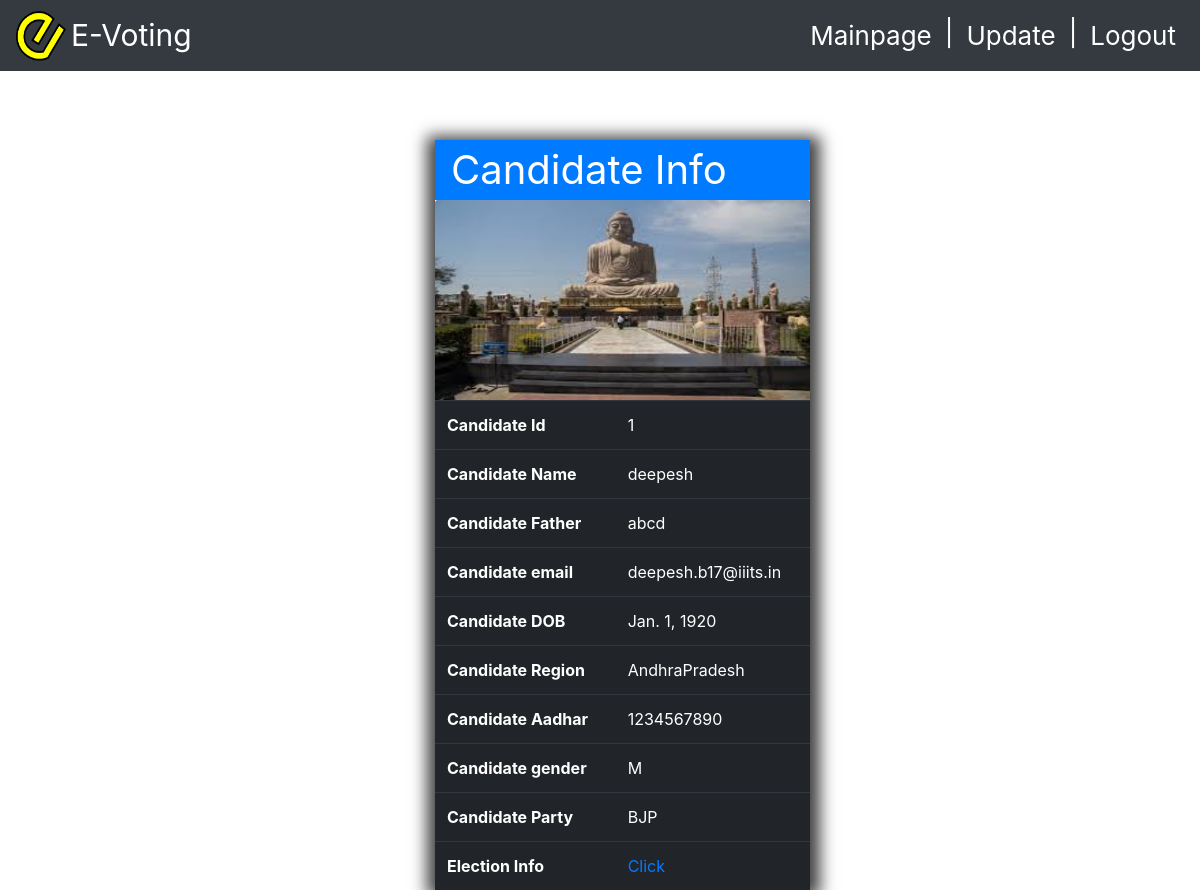
Screenshot of /organiser_app/view/1 with the database file from the repository.
### organiser_app/models.py (models this page shows, shortened)
class Candidate(models.Model):
    candidate_id=models.AutoField(primary_key=True)
    candidate_name=models.CharField(max_length=50,null=False)
    candidate_fname=models.CharField(max_length=50,null=False)
    candidate_party=models.CharField(choices=party_options,null=False,max_length=10,default="Bhartiya Janta Party")
    candidate_region=models.CharField(choices=region_options,null=False,max_length=10,default="AndhraPradesh")
    candidate_gender=models.CharField(choices=Gender_options,null=False,max_length=1,default="Male")
    candidate_email=models.EmailField(unique=True,null=False)
    candidate_dob=models.DateField(null=False)
    candidate_aadhar=models.BigIntegerField(unique=True,null=False)
    profile_pic=models.ImageField(upload_to='profile_pics',blank=True)

### organiser_app/views.py (the view)
# urls.py: path('view/<int:pk>',views.candidate_view,name='candidate_view'),
def candidate_view(request,pk):
    template_name='organiser_app/candidate_detail.html'
    candidate=get_object_or_404(Candidate,pk=pk)
    region=region_options[candidate.candidate_region]
    context={'object':candidate,'region':region}
    return render(request,template_name,context=context)

### organiser_app/templates/organiser_app/candidate_detail.html (shortened to what this page needs)
{% load staticfiles %}
{% load widget_tweaks %}
<!DOCTYPE html>
<html lang="en">
  <head>
    <link rel="stylesheet" href="https://stackpath.bootstrapcdn.com/bootstrap/4.1.3/css/bootstrap.min.css">
    <link rel="stylesheet" href="https://cdnjs.cloudflare.com/ajax/libs/font-awesome/4.7.0/css/font-awesome.min.css">
  </head>
    <body style="position:relative; padding-top: 20px">
        <nav class="navbar fixed-top container-fluid navbar-expand-lg navbar-light bg-dark" style="background-color:#008B8B" >
            <div class="collapse navbar-collapse" id="navbarSupportedContent">
              <img src="{% static "images/e-voting.png"%}" alt="evoting image" width="50" height="50">
              <p style="color:white; font-size:30px;margin:5px">E-Voting</p>
            </div>
              <ul class=" nav navbar-nav navbar-right">
                <li class="nav-item active">
                  <a class="nav-link text-white" href="{% url "organiser_app:mainpage" %}" style="font-size:26px">Mainpage <span class="sr-only">(current)</span></a>
                </li>
                <li>
                  <p class="text-white " style="font-size:26px;margin:5px">|</p>
                </li>
                <li class="nav-item active">
                  <a class="nav-link text-white" href="{% url "organiser_app:candidate_edit" object.candidate_id %}" style="font-size:26px">Update <span class="sr-only">(current)</span></a>
                </li>
                <li>
                  <p class="text-white " style="font-size:26px;margin:5px">|</p>
                </li>
                <li class="nav-item active">
                  <a class="nav-link text-white" href="{% url 'organiser_app:evoting-logout'%}" style="font-size:26px">Logout <span class="sr-only">(current)</span></a>
                </li>
              </ul>
          </nav>
  <div style="margin-top:60px">
          {% if object %}
          <div class="container-fluid h-100 text-dark " style="margin-top:100px">
                  <div class="row justify-content-center align-items-center h-100 ">
                          <div class="col col-sm-6 col-md-6 col-lg-4 col-xl-3 ">
          <div class="table-container">
          <div style="font-size:40px;" class="bg-primary text-white pl-3">Candidate Info</div>
          {% if object.profile_pic %}
           <img class="card-img-top" src="{{ object.profile_pic.url }}" alt="Card image cap" width="50" height="200">
             {% else %}
               <img class="card-img-top" src="{% static 'images/default.jpg' %}" alt="Card image cap" width="50" height="200">
               {% endif %}
          <table class="table table-dark"
              <tr>
                  <th> Candidate Id</th>
                  <td>{{ object.candidate_id}}</td>
              <tr>
                  <th> Candidate Name</th>
                  <td>{{ object.candidate_name}}</td>
              </tr>
              <tr>
                  <th> Candidate Father</th>
                  <td>{{ object.candidate_fname}}</td>
              </tr>
              <tr>
                  <th> Candidate email</th>
                  <td>{{ object.candidate_email}}</td>
              </tr>
              <tr>
                  <th> Candidate DOB</th>
                  <td>{{ object.candidate_dob}}</td>
              </tr>
              <tr>
                  <th> Candidate Region</th>
                  <td>{{ region }}</td>
              </tr>
              <tr>
                  <th> Candidate Aadhar</th>
                  <td>{{ object.candidate_aadhar}}</td>
              </tr>
              <tr>
                  <th> Candidate gender</th>
                  <td>{{ object.candidate_gender}}</td>
              </tr>
              <tr>
                  <th> Candidate Party</th>
                  <td>{{ object.candidate_party}}</td>
              </tr>
              <tr>
                  <th> Election Info</th>
                  <td><a href="{% url "organiser_app:candidate-election" object.candidate_id %}">Click</a></td>
              </tr>
  </table>
</div>
</div>
</div>
              {% endif %}
  </div>
  </body>
</html>

### organiser_app/templates/organiser_app/candidate_detail.html (style rules this page uses)
.table-container { -webkit-box-shadow: 1px 5px 15px 9px rgba(0,0,0,0.75); -moz-box-shadow: 1px 5px 15px 9px rgba(0,0,0,0.75); box-shadow: 1px 5px 15px 9px rgba(0,0,0,0.75); width:375px; height:743px; margin-left: -30px; margin-top:20px; }

### rows the page displays
Candidate: profile_pic (picture), candidate_id "1", candidate_name "deepesh", candidate_fname "abcd", candidate_email "deepesh.b17@iiits.in", candidate_dob "Jan. 1, 1920", candidate_aadhar "1234567890", candidate_gender "M", candidate_party "BJP"

### other values shown
{{ region }} "AndhraPradesh"
